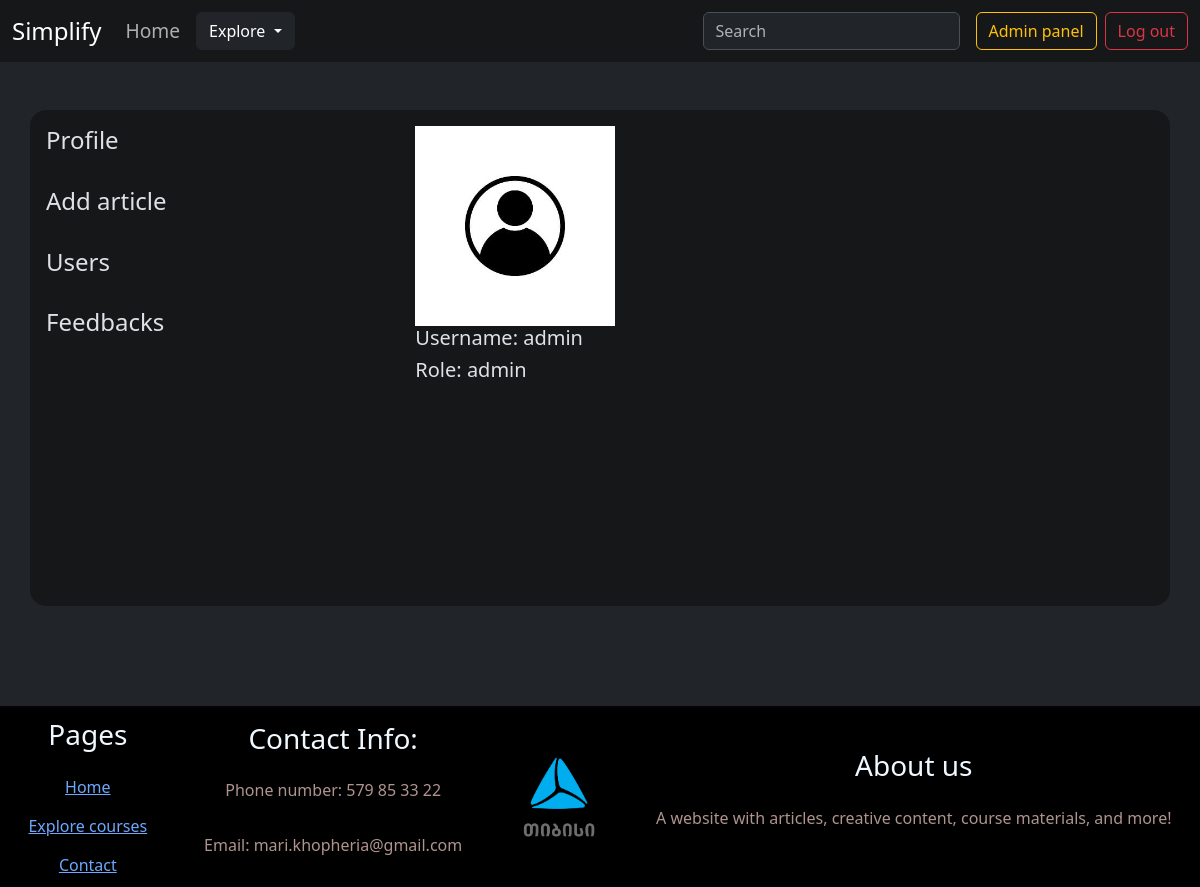
Page /admin_panel (signed in) on the committed database.
### models.py (models this page shows, shortened)
class BaseModel:
    def create(self):
        db.session.add(self)
        db.session.commit()

class User(db.Model, BaseModel, UserMixin):
    __tablename__ = "users"
    id = db.Column(db.Integer(), primary_key=True)
    username = db.Column(db.String(50), unique=True, nullable=False)
    password = db.Column(db.String())
    role = db.Column(db.String())
    profile_pic = db.Column(db.String(), default="logo.jpg")
    saved_articles = db.relationship(
    'Article',
    secondary=user_article_library,
    backref='saved_by_users'
    )

### routes.py (the view)
@app.route('/admin_panel')
@login_required
@admin_required
def admin_panel():
    user = current_user
    return render_template("admin/admin.html", user=user)

### models.py (called while the page is built)
@login_manager.user_loader
def load_user(user_id):
    return User.query.get(user_id)

### routes.py (called while the page is built)
def admin_required(f):
    @wraps(f)
    def decorated_function(*args, **kwargs):
        if current_user.role != "admin":
            flash("You don't have permission to access this page", "danger")
            return redirect("/")
        return f(*args, **kwargs)
    return decorated_function

### templates/admin/admin.html (shortened to what this page needs)
{% extends "base.html" %}
{% block content %}
<div style="display: flex; margin-bottom: 200px;">
<div class="col-11 col-lg-4">
    <li>
        <a class="nav-link" href="/admin_panel"> <h4>Profile</h4> </a>
    </li>
    <br>
    <li>
        <a class="nav-link" href="/category/Literature/add-course"> <h4>Add article</h4> </a>
    </li>
    <br>
    <li>
        <a class="nav-link" href="/users"><h4>Users</h4></a>
    </li>
    <br>
    <li>
        <a class="nav-link" href="/feedbacks"><h4>Feedbacks</h4></a>
    </li>
</div>
<div class="col-11 col-lg-6">
    <img src="/static/images/{{ user['profile_pic'] }}" style="width: 200px; height: 200px;"   alt="profile picture">
    <h5>Username:   {{user.username}}</h5>
    <h5>Role:     {{user.role}}</h5>
</div>
</div>
{% endblock %}

### static/css/styles.css (style rules this page uses)
li { list-style-type: none; }

### rows in the picture
User: profile_pic (picture), username "admin", role "admin"
